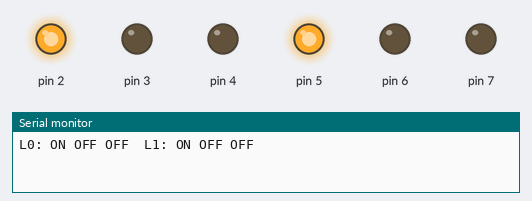
Bench run of a sketch on a simulated Arduino Uno, built with avr-gcc and run on an emulated ATmega328P. Shown: output pins drawn as LEDs (lit = HIGH), the last lines printed to the serial monitor.

Above: at 0.1 s.
At 10.1 s:
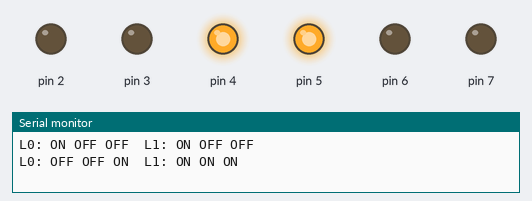
Timing chart, 0 to 11.6 s (numbered marks = the images above):
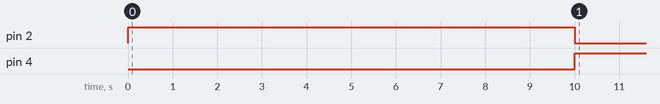

Measured:
- by itself, pin 2: HIGH → LOW at 10.0 s
- by itself, pin 4: LOW → HIGH at 10.0 s

The sketch:

junction.ino
```cpp
//various user-defined settings here

//pins for each of the traffic lights
#define T_RED_PINS {2, 5}
#define T_AMBER_PINS {3, 6}
#define T_GREEN_PINS {4, 7}

//traffic light settings
#define T_TRANSITION_TIME 2000
#define T_GREEN_TIME 10000
#define T_RED_DELAY 2000

//DO NOT EDIT BELOW THIS LINE

//The different states (can also be used as Light 'type')
#define NONE 0
#define RED 1
#define AMBER 2
#define GREEN 4

#define BIT_MASKS {RED, AMBER, GREEN}

#define ON true
#define OFF false

unsigned long now = millis(); //a variable holding the current time

#define NOW now //defining the current time as something ('now' will be updated in the mainloop. This is to try to reduce the number of 'millis' calls in the program)

//Macro functions
#define DELTA_TIME(from) (NOW - from) //a macro to calculate the difference between the current time and another time
#define ON_STR(a) (a ? "ON" : "OFF") //creates a string expression of a boolean value a in terms of "ON" (true) or "OFF" (false)
#define RED_LIGHT(light, p) light.pin = p; light.on = false; light.type = RED; //a macro to define a light as RED
#define AMBER_LIGHT(light, p) light.pin = p; light.on = false; light.type = AMBER; //a macro to define a light as AMBER
#define GREEN_LIGHT(light, p) light.pin = p; light.on = false; light.type = GREEN; //a macro to define a light as GREEN

//a physical light
typedef struct Light {
  byte pin; //the pin of the light
  byte type; //the type of the light (RED, AMBER, GREEN)
  boolean on; //is it on?
} Light;

//create a struct that will hold details about a traffic light
typedef struct TrafficLight {
  Light lights[3]; //an array of three physical lights

  byte state; //the current state of the traffic light

  //these are both used as timers
  unsigned long last_update; //a timestamp of the last transition (or "update")

  long transition_time; //the time between transitions (only for amber - green and green - amber)
  long green_time; //how long to stay green for
  long red_delay; //a delay before the red light switches to amber
} TrafficLight;

//a TJunction definition
typedef struct TJunction {
  TrafficLight *traffic_lights; //two traffic lights (array)

  byte active_traffic_light_id; //index of the active traffic light
  TrafficLight *active_traffic_light; //active traffic light
} TJunction;

//a function that initialises a traffic light
TrafficLight initTrafficLight(int red_pin, int amber_pin, int green_pin, int transition_time, int green_time, int red_delay) {
  //creates a traffic light
  TrafficLight traffic_light;

  //uses some macros to define the type of each light
  RED_LIGHT(traffic_light.lights[0], red_pin);
  AMBER_LIGHT(traffic_light.lights[1], amber_pin);
  GREEN_LIGHT(traffic_light.lights[2], green_pin);

  traffic_light.state = RED; //the initial state of the traffic light
  traffic_light.last_update = 0; //no update has been done yet so 0
  traffic_light.transition_time = transition_time; //the time between transitions (only for amber - green and green - amber)
  traffic_light.green_time = green_time; //how long to stay green for
  traffic_light.red_delay = red_delay; //a delay before the red light switches to amber

  //turn the pins on
  pinMode(red_pin, OUTPUT);
  pinMode(amber_pin, OUTPUT);
  pinMode(green_pin, OUTPUT);

  return traffic_light; //return the traffic light
}

TJunction initTJunction(TrafficLight traffic_lights[2]) {
  TJunction t_junction;

  t_junction.traffic_lights = traffic_lights;

  //set the current active traffic light
  t_junction.active_traffic_light_id = 0; //the active traffic light index in the 'traffic_lights' array
  t_junction.active_traffic_light = &t_junction.traffic_lights[0]; //a reference to first element in the 'traffic_lights' array

  return t_junction; //return the junction
}

//a function to set turn a Light on or off
void setLight(Light *l, boolean on) {
  digitalWrite(l->pin, on ? HIGH : LOW); //get the pin number from the light, set it to ON or OFF
  l->on = on; //store a record of whether the light is ON or OFF
}

//a function to turn an array of lights ON or OFF, given some flags
void setLights(Light *lArray, size_t len, byte flags) {
  if (flags == NONE) { //if no flags are set, we can just turn all the lights off
    for (int i = 0; i < len; i++) {
      setLight((lArray + i), OFF);
    }
  } else {
    int masks[] = BIT_MASKS; //load the bitmasks already, rather than generating them
    for (int i = 0; i < len; i++) { //loop through all the lights
      Light *light = (lArray + i); //get a reference to a Light

      for (int j = 0; j < 3; j++) { //loop through the bit masks
        byte mask = masks[j]; //get a bitmask at index 'j'
        if (light->type == mask) { //if the mask matches the type of light, we can begin :)
          setLight(light, flags & mask); //turn the light ON or OFF depending on whether the flag is set
        }
      }
    }
  }
}

//a function to print the status of each light in an array. It outputs either ON or OFF.
void printLightsStatus(Light *tLArray, size_t len) {
  for (int i = 0; i < len; i++) {
    Serial.print(ON_STR((tLArray + i)->on));
    Serial.print(" ");
  }
}

//a function to print the status of a traffic light
void printTrafficLight(TrafficLight *tL, int index) {
  Serial.print("L");
  Serial.print(index);
  Serial.print(": ");
  printLightsStatus(tL->lights, 3);
}

//a function to print the status of the junction
void printJunction(TJunction *tJ) {
  TrafficLight *traffic_lights = tJ->traffic_lights; //get a reference to the traffic lights

  //loop through the traffic lights
  for (int i = 0; i < 2; i++) {
    printTrafficLight(traffic_lights + i, i); //print the status of the traffic light at i
    Serial.print(" ");
  }

  Serial.println();
}

//a function to turn a light OFF if it is ON, and vice versa
void flipLight(Light *light) {
  if (light->on)
    setLight(light, OFF);
  else
    setLight(light, ON);
}

//a function that takes an array of lights, the num of lights there are, and a state, and turns the lights ON or OFF corresponding to the state
void updateLights(Light *lights, size_t num_of_lights, byte state) {
  switch (state) {
    case RED: setLights(lights, num_of_lights, RED); break;
    case AMBER | RED: setLights(lights, num_of_lights, RED | AMBER); break; //only for traffic lights
    case AMBER: setLights(lights, num_of_lights, AMBER); break; //only for traffic lights
    case GREEN: setLights(lights, num_of_lights, GREEN); break;
  }
}

//a function to set the next state of a traffic light, using it's current state
void nextTrafficLightState(TrafficLight *tL) {
  byte *state_p = &tL->state;
  switch (*state_p) {
    case RED: *state_p = AMBER | RED; break;
    case AMBER | RED: *state_p = GREEN; break;
    case GREEN: *state_p = AMBER; break;
    case AMBER: *state_p = RED; break;
  }
}

//a function that checks if the traffic light should transition to the next state,
boolean shouldTrafficLightTransition(TrafficLight *tL) {
  long delta_time = DELTA_TIME(tL->last_update); //get the time difference from the last transition
  byte state = tL->state; //the current state of the traffic light

  if (state == RED && delta_time >= tL->red_delay) { //checking if we can transition from RED
    return true;
  }

  if ((state == (AMBER | RED) || state == AMBER) && delta_time >= tL->transition_time) { //checking if we can transition from AMBER or AMBER and RED
    return true;
  }

  if (state == GREEN && delta_time >= tL->green_time) { //checking if we can transition from GREEN
    return true;
  }

  return false; //we can't transition from anything yet
}

//a function to set the current active traffic light to the next one in the array
void nextLight(TJunction *tJ) {
  ++tJ->active_traffic_light_id %= 2; //we increase the current traffic light index, and use modulo to make sure we do not go above 2

  tJ->active_traffic_light = &tJ->traffic_lights[tJ->active_traffic_light_id]; //we set the active traffic light to the next one using the index that we update above
  tJ->active_traffic_light->last_update = NOW; //we update the transition timer for the traffic light
}

//a function to handle the transition of the junction
void handleTransition(TJunction *tJ) {
  TrafficLight *active_traffic_light = tJ->active_traffic_light;

  nextTrafficLightState(active_traffic_light); //go to the next traffic light state
  updateLights(active_traffic_light->lights, 3, active_traffic_light->state); //turn on/off lights corresponding to traffic light state
  active_traffic_light->last_update = NOW; //set the last transition time to now

  printJunction(tJ); //print information about the junction

  if (active_traffic_light->state == RED) { //if the current state is RED (in other words, if we have just transitioned to RED)
    nextLight(tJ); //go to the next traffic light
  }
}

TJunction t_junction;

void setup() {
  Serial.begin(9600);

  int t_reds[2] = T_RED_PINS;
  int t_ambers[2] = T_AMBER_PINS;
  int t_greens[2] = T_GREEN_PINS;

  //allocate two traffic lights
  TrafficLight t_lights[2];

  //here we initialise two traffic lights for the junction
  for (int i = 0; i < 2; i++) {
    t_lights[i] = initTrafficLight(t_reds[i], t_ambers[i], t_greens[i], T_TRANSITION_TIME, T_GREEN_TIME, T_RED_DELAY);
    updateLights(t_lights[i].lights, 3, RED); //turn on the LEDS corresponding to state (RED)
  }

  //the junction data
  t_junction = initTJunction(t_lights);

  //print the initial state of the junction
  printJunction(&t_junction);
}

void loop() {
  //set 'now' to the current time
  now = millis();

  if (shouldTrafficLightTransition(t_junction.active_traffic_light)) { //if we should transition to the next traffic light state
    handleTransition(&t_junction); //handle the transition to the next state
  }
}
```
